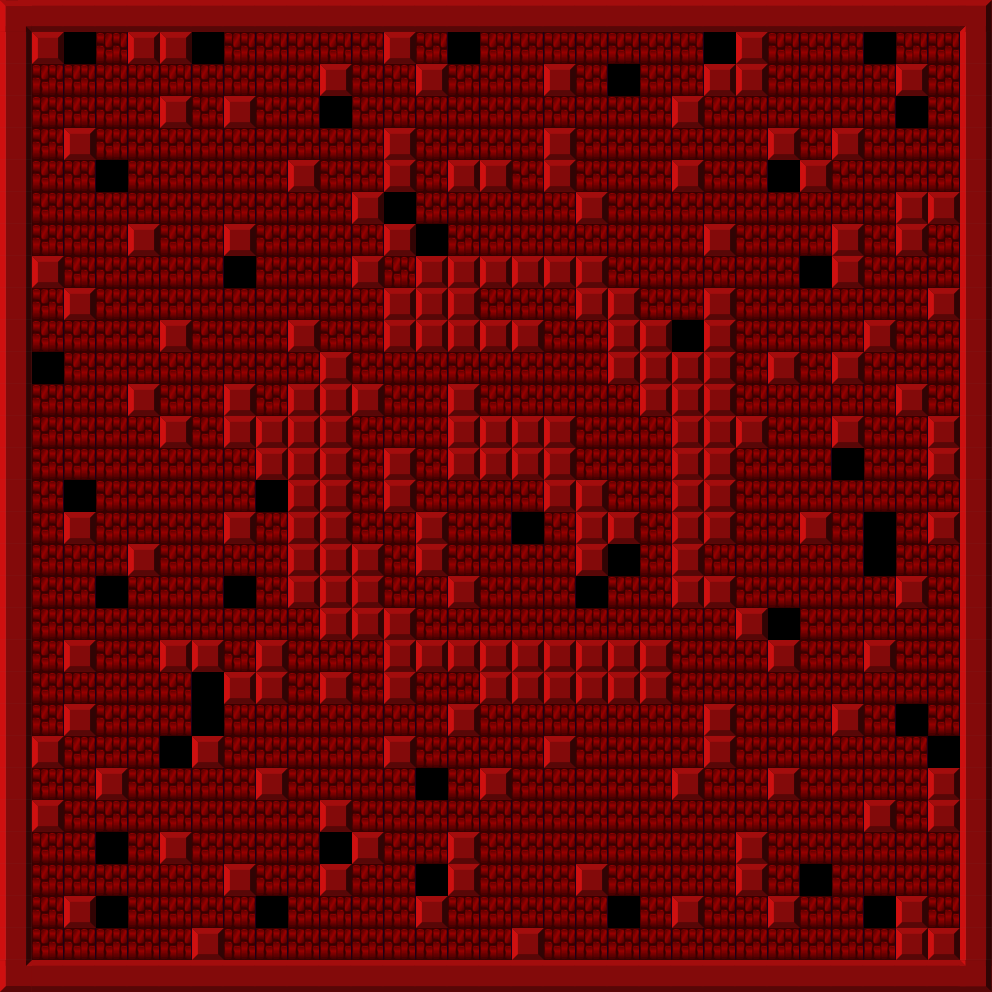

This is a level from a 2D game, rendered from its Tiled map with the project's own tilesets. A one-line summary and the map file follow, with tile-layer data summarised:
An orthogonal 31x31 tile map with 32x32 px tiles, 1 tile layer (Kachelebene 2).

<map version="1.0" orientation="orthogonal" width="31" height="31" tilewidth="32" tileheight="32">
 <tileset firstgid="1" name="tiles1" tilewidth="32" tileheight="32">
  <image source="tiles1.png" width="192" height="768" />
  <tile id="96">
   <properties>
    <property name="fallable" value="1" />
    <property name="walkable" value="1" />
   </properties>
  </tile>
  <tile id="120">
   <properties>
    <property name="walkable" value="1" />
   </properties>
  </tile>
  <tile id="121">
   <properties>
    <property name="spawn" value="1" />
    <property name="walkable" value="1" />
   </properties>
  </tile>
 </tileset>
 <layer name="Kachelebene 2" width="31" height="31">
  <data>[961 cells, 961 non-empty, 9 distinct tile ids]</data>
 </layer>
</map>
